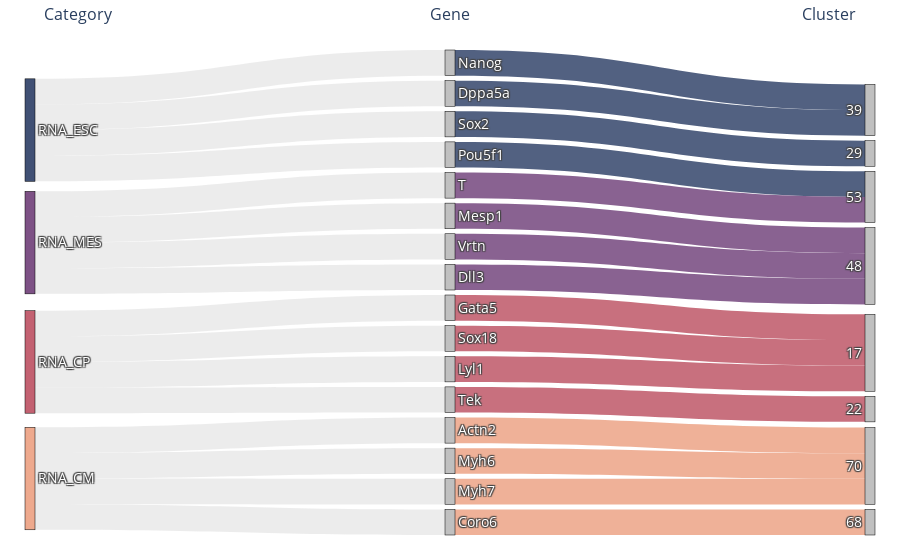

Source (notebook cell):
### Code cell
SEL_GENES=['Nanog','Pou5f1','Sox2','Dppa5a','Mesp1','T', 'Vrtn','Dll3','Gata5', 'Tek','Sox18','Lyl1','Actn2', 'Coro6','Myh6','Myh7']
CAT_FEATURE = 'CV_Category'
COL_DICT =  {'RNA_ESC': '#405074',
                'RNA_MES': '#7d5185',
                'RNA_CP': '#c36171',
                'RNA_CM': '#eea98d',
                'STABLE':'#B4CD70',
                'other':'#ECECEC'}




fig = plot_sankey(DATA, SEL_GENES, CAT_FEATURE, COL_DICT, font_color='white', font_size=14,link_opacity=0.9)
fig

### Figure 1 — Plotly figure (JSON) as saved in the notebook; plotly's stock layout.template omitted (floating-point values rounded to 4 significant figures)
{"data": [{"link": {"color": ["rgba(192,192,192,0.3)", "rgba(192,192,192,0.3)", "rgba(192,192,192,0.3)", "rgba(192,192,192,0.3)", "rgba(192,192,192,0.3)", "rgba(192,192,192,0.3)", "rgba(192,192,192,0.3)", "rgba(192,192,192,0.3)", "rgba(192,192,192,0.3)", "rgba(192,192,192,0.3)", "rgba(192,192,192,0.3)", "rgba(192,192,192,0.3)", "rgba(192,192,192,0.3)", "rgba(192,192,192,0.3)", "rgba(192,192,192,0.3)", "rgba(192,192,192,0.3)", "rgba(64, 80, 116, 0.9)", "rgba(64, 80, 116, 0.9)", "rgba(64, 80, 116, 0.9)", "rgba(64, 80, 116, 0.9)", "rgba(125, 81, 133, 0.9)", "rgba(125, 81, 133, 0.9)", "rgba(125, 81, 133, 0.9)", "rgba(125, 81, 133, 0.9)", "rgba(195, 97, 113, 0.9)", "rgba(195, 97, 113, 0.9)", "rgba(195, 97, 113, 0.9)", "rgba(195, 97, 113, 0.9)", "rgba(238, 169, 141, 0.9)", "rgba(238, 169, 141, 0.9)", "rgba(238, 169, 141, 0.9)", "rgba(238, 169, 141, 0.9)"], "hovertemplate": "Gene: %{source.label}<br>Cluster: %{target.label}", "source": [0, 0, 0, 0, 1, 1, 1, 1, 2, 2, 2, 2, 3, 3, 3, 3, 4, 5, 6, 7, 8, 9, 10, 11, 12, 13, 14, 15, 16, 17, 18, 19], "target": [4, 5, 6, 7, 8, 9, 10, 11, 12, 13, 14, 15, 16, 17, 18, 19, 20, 21, 22, 20, 23, 21, 23, 23, 24, 25, 24, 24, 26, 27, 26, 26], "value": [1, 1, 1, 1, 1, 1, 1, 1, 1, 1, 1, 1, 1, 1, 1, 1, 1, 1, 1, 1, 1, 1, 1, 1, 1, 1, 1, 1, 1, 1, 1, 1]}, "node": {"color": ["#405074", "#7d5185", "#c36171", "#eea98d", "silver", "silver", "silver", "silver", "silver", "silver", "silver", "silver", "silver", "silver", "silver", "silver", "silver", "silver", "silver", "silver", "silver", "silver", "silver", "silver", "silver", "silver", "silver", "silver"], "hovertemplate": "%{label}<extra></extra>", "label": ["RNA_ESC", "RNA_MES", "RNA_CP", "RNA_CM", "Nanog", "Pou5f1", "Sox2", "Dppa5a", "Mesp1", "T", "Vrtn", "Dll3", "Gata5", "Tek", "Sox18", "Lyl1", "Actn2", "Coro6", "Myh6", "Myh7", 39, 53, 29, 48, 17, 22, 70, 68], "line": {"color": "black", "width": 0.5}, "pad": 5, "thickness": 10}, "textfont": {"color": "white", "size": 14}, "type": "sankey"}], "layout": {"annotations": [{"font": {"size": 16}, "showarrow": false, "text": "Category", "x": 0.02, "y": 1.1}, {"font": {"size": 16}, "showarrow": false, "text": "Gene", "x": 0.5, "y": 1.1}, {"font": {"size": 16}, "showarrow": false, "text": "Cluster", "x": 0.98, "xanchor": "right", "y": 1.1}], "margin": {"b": 25, "l": 25, "r": 25, "t": 50}, "title": {"text": ""}}}
